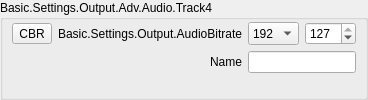
                            <widget class="QGroupBox" name="groupBox_4">
                             <property name="sizePolicy">
                              <sizepolicy hsizetype="Preferred" vsizetype="Preferred">
                               <horstretch>0</horstretch>
                               <verstretch>0</verstretch>
                              </sizepolicy>
                             </property>
                             <property name="title">
                              <string>Basic.Settings.Output.Adv.Audio.Track4</string>
                             </property>
                             <layout class="QFormLayout" name="formLayout_13">
                              <property name="fieldGrowthPolicy">
                               <enum>QFormLayout::AllNonFixedFieldsGrow</enum>
                              </property>
                              <property name="labelAlignment">
                               <set>Qt::AlignRight|Qt::AlignTrailing|Qt::AlignVCenter</set>
                              </property>
                              <property name="leftMargin">
                               <number>9</number>
                              </property>
                              <property name="topMargin">
                               <number>2</number>
                              </property>
                              <property name="rightMargin">
                               <number>9</number>
                              </property>
                              <property name="bottomMargin">
                               <number>9</number>
                              </property>
                              <item row="0" column="0">
                               <widget class="QWidget" name="advOutTrack4BitrateModeWidget" native="false">
                                <layout class="QHBoxLayout" name="advOutTrack4BitrateModeLayout">
                                 <property name="leftMargin">
                                  <number>0</number>
                                 </property>
                                 <property name="topMargin">
                                  <number>0</number>
                                 </property>
                                 <property name="rightMargin">
                                  <number>0</number>
                                 </property>
                                 <property name="bottomMargin">
                                  <number>0</number>
                                 </property>
                                 <item>
                                  <widget class="QToolButton" name="advOutTrack4BitrateMode">
                                   <property name="text">
                                    <string>CBR</string>
                                   </property>
                                   <property name="checkable">
                                    <bool>true</bool>
                                   </property>
                                   <property name="checked">
                                    <bool>false</bool>
                                   </property>
                                   <property name="toolButtonStyle">
                                    <enum>Qt::ToolButtonTextOnly</enum>
                                   </property>
                                  </widget>
                                 </item>
                                 <item>
                               <widget class="QLabel" name="advOutTrack4BitrateLabel">
                                <property name="minimumSize">
                                 <size>
                                  <width>170</width>
                                  <height>0</height>
                                 </size>
                                </property>
                                <property name="text">
                                 <string>Basic.Settings.Output.AudioBitrate</string>
                                </property>
                                <property name="alignment">
                                 <set>Qt::AlignRight|Qt::AlignTrailing|Qt::AlignVCenter</set>
                                </property>
                                <property name="buddy">
                                 <cstring>advOutTrack4Bitrate</cstring>
                                </property>
                               </widget>
                                 </item>
                                </layout>
                               </widget>
                              </item>
                              <item row="0" column="1">
                               <widget class="QWidget" name="advOutTrack4BitrateFieldWidget" native="false">
                                <layout class="QHBoxLayout" name="advOutTrack4BitrateFieldLayout">
                                 <property name="leftMargin">
                                  <number>0</number>
                                 </property>
                                 <property name="topMargin">
                                  <number>0</number>
                                 </property>
                                 <property name="rightMargin">
                                  <number>0</number>
                                 </property>
                                 <property name="bottomMargin">
                                  <number>0</number>
                                 </property>
                                 <item>
                               <widget class="QComboBox" name="advOutTrack4Bitrate">
                                <property name="sizePolicy">
                                 <sizepolicy hsizetype="Preferred" vsizetype="Preferred">
                                  <horstretch>0</horstretch>
                                  <verstretch>0</verstretch>
                                 </sizepolicy>
                                </property>
                                <property name="currentIndex">
                                 <number>8</number>
                                </property>
                                <item>
                                 <property name="text">
                                  <string>32</string>
                                 </property>
                                </item>
                                <item>
                                 <property name="text">
                                  <string>48</string>
                                 </property>
                                </item>
                                <item>
                                 <property name="text">
                                  <string>64</string>
                                 </property>
                                </item>
                                <item>
                                 <property name="text">
                                  <string>80</string>
                                 </property>
                                </item>
                                <item>
                                 <property name="text">
                                  <string>96</string>
                                 </property>
                                </item>
                                <item>
                                 <property name="text">
                                  <string>112</string>
                                 </property>
                                </item>
                                <item>
                                 <property name="text">
                                  <string>128</string>
                                 </property>
                                </item>
                                <item>
                                 <property name="text">
                                  <string>160</string>
                                 </property>
                                </item>
                                <item>
                                 <property name="text">
                                  <string>192</string>
                                 </property>
                                </item>
                                <item>
                                 <property name="text">
                                  <string>256</string>
                                 </property>
                                </item>
                                <item>
                                 <property name="text">
                                  <string>320</string>
                                 </property>
                                </item>
                               </widget>
                                 </item>
                                 <item>
                                  <widget class="QSpinBox" name="advOutTrack4Quality">
                                   <property name="minimum">
                                    <number>0</number>
                                   </property>
                                   <property name="maximum">
                                    <number>127</number>
                                   </property>
                                   <property name="value">
                                    <number>127</number>
                                   </property>
                                  </widget>
                                 </item>
                                </layout>
                               </widget>
                              </item>
                              <item row="1" column="0">
                               <widget class="QLabel" name="label_54">
                                <property name="text">
                                 <string>Name</string>
                                </property>
                                <property name="buddy">
                                 <cstring>advOutTrack4Name</cstring>
                                </property>
                               </widget>
                              </item>
                              <item row="1" column="1">
                               <widget class="QLineEdit" name="advOutTrack4Name">
                                <property name="sizePolicy">
                                 <sizepolicy hsizetype="Expanding" vsizetype="Preferred">
                                  <horstretch>0</horstretch>
                                  <verstretch>0</verstretch>
                                 </sizepolicy>
                                </property>
                               </widget>
                              </item>
                             </layout>
                            </widget>
